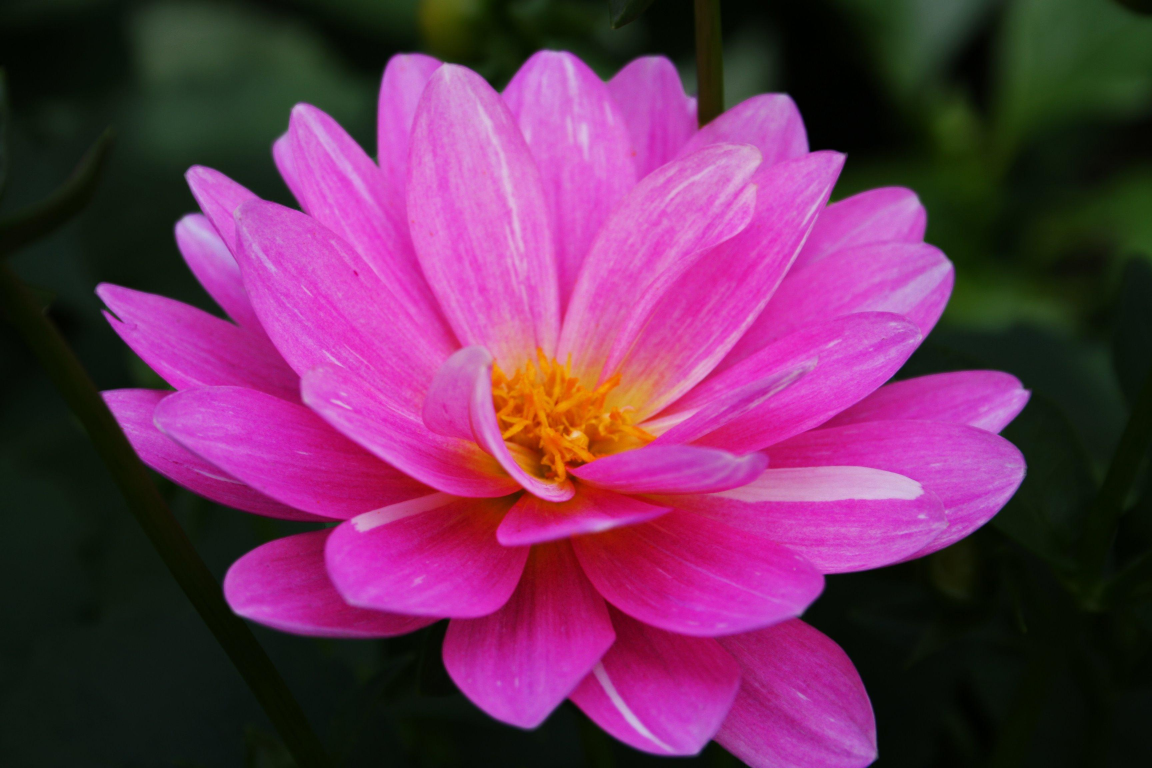
%> input picture MATLAB数字图像处理/第10章 数字图像的小波变换/flower.jpg, 3456 x 2304 px (shown at 1/3 size)
$ octave U10_15.m   (GNU Octave 9; MATLAB toolbox functions it lacks are replaced by stand-ins)
%> lines starting %> are read from the running program, lines starting %| are printed output that depends on the picture
clear
close all
%========小波用于图像去噪====
%=======利用小波变换和中值滤波实现图像去噪====
x = imread('flower.jpg');
x = double(rgb2gray(x));
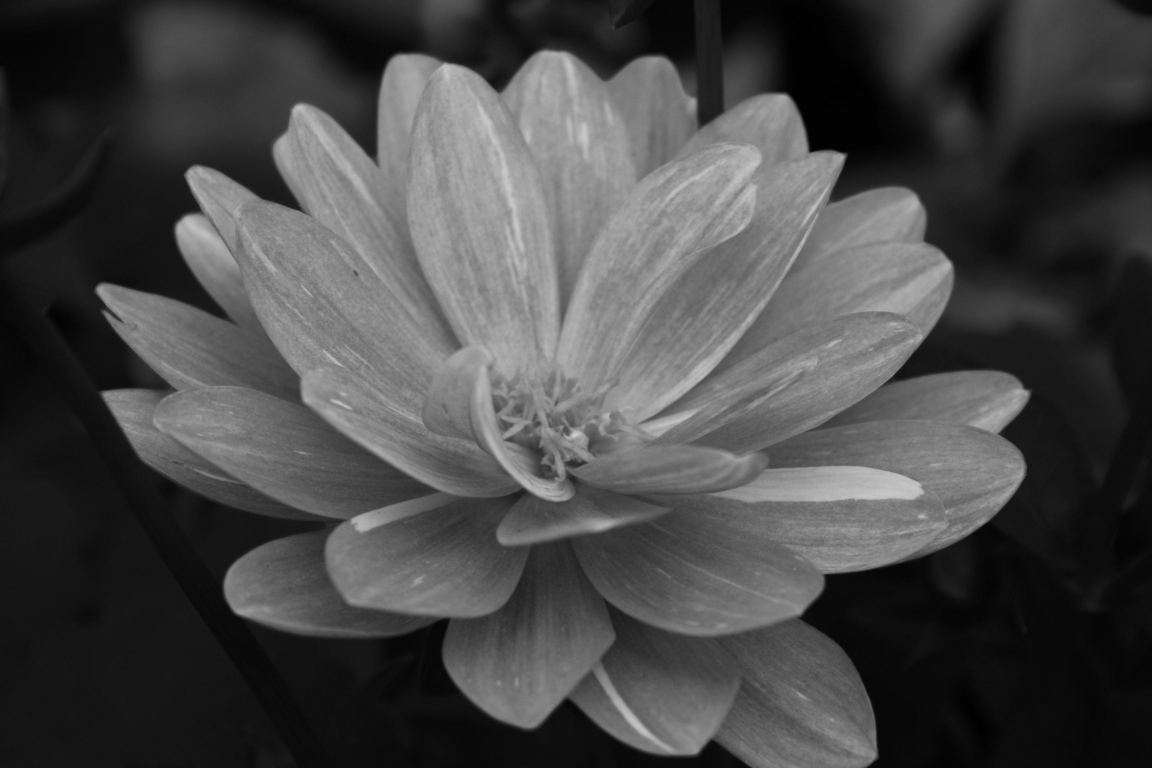
%> x: size 2304x3456 double (shown at 1/3 size); min 0, max 207, mean 71.3
% 产生含噪声图像
init = 2055615866;
rng(init);
x1 = x + 25 * randn(size(x));
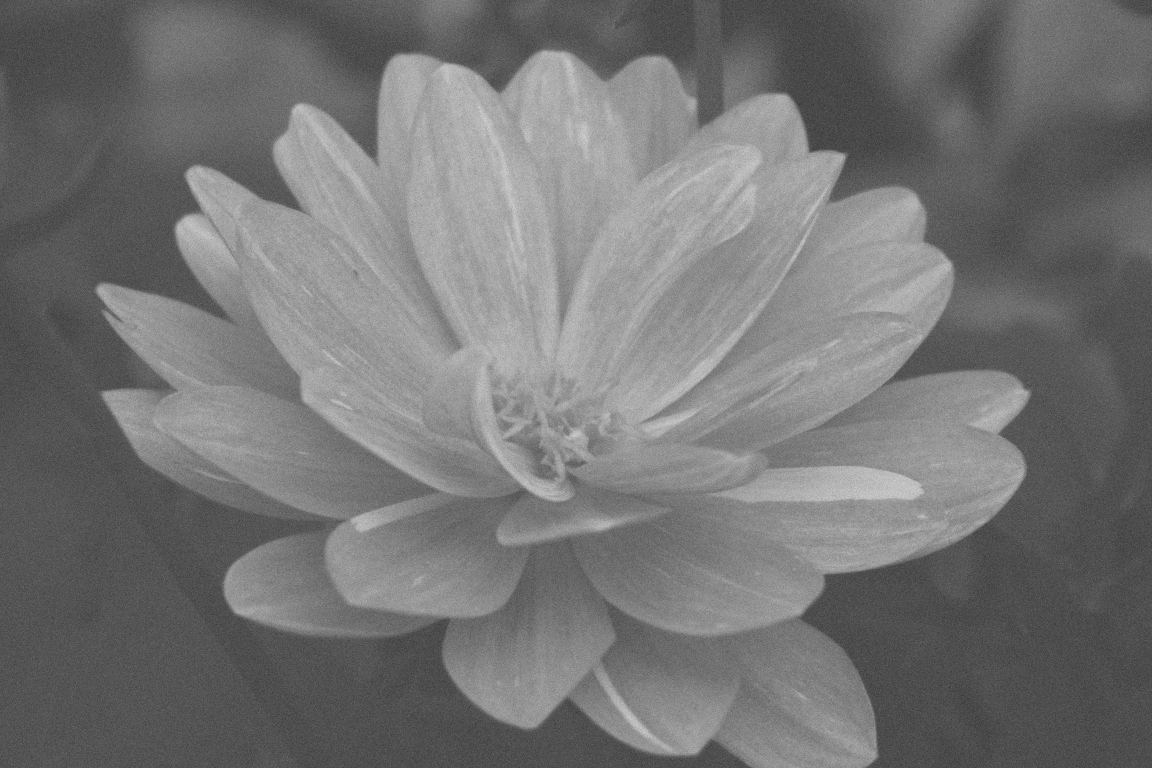
%> x1: size 2304x3456 double (shown at 1/3 size); min -115, max 292.4, mean 71.3; drawn with min black and max white

% 消噪处理：设置wdencmp的消噪参数
%> (the run ends here)
